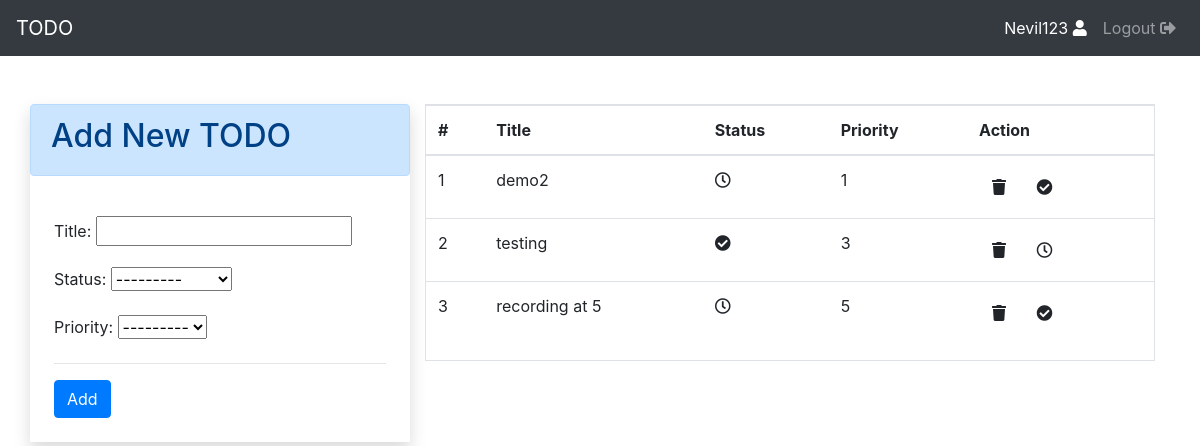
The page / (signed in) on the database its author committed.
### app/models.py (models this page shows, shortened)
class TODO(models.Model):
    status_choices = [
    ('C', 'COMPLETED'),
    ('P', 'PENDING'),
    ]
    priority_choices = [
    ('1', '1'),
    ('2', '2'),
    ('3', '3'),
    ('4', '4'),
    ('5', '5'),
    ('6', '6'),
    ('7', '7'),
    ('8', '8'),
    ('9', '9'),
    ('10', '10'),
    ]
    title = models.CharField(max_length=50)
    status = models.CharField(max_length=2 , choices=status_choices)
    user = models.ForeignKey(User , on_delete = models.CASCADE)
    date = models.DateTimeField(auto_now_add=True)
    priority = models.CharField(max_length=2 , choices=priority_choices)

### app/views.py (the view)
# urls.py: path('' , home , name='home'),
@login_required(login_url='login')
def home(request):
    if request.user.is_authenticated:
        user = request.user
        form = TODOForm()
        todos = TODO.objects.filter(user=user).order_by('priority')
        return render(request , 'index.html' , context = {'form':form , 'todos':todos})

### app/forms.py
class TODOForm(ModelForm):
    class Meta:
        model = TODO
        fields = ['title' , 'status' , 'priority']

### app/templates/index.html (shortened to what this page needs)
{% extends 'base.html' %}
{% block content %}
<div>
    <div class="container pt-4">
        <div class="row p-0 mt-4">
            <div class="col-lg-4 mx-auto shadow p-0 ">
                <div class="alert alert-primary">
                    <h2>Add New TODO</h2>
                </div>
                <div class="p-4">
                    <form method="POST" action="/add-todo">
                        {{form.as_p}}
                        <hr>
                        <input class="btn btn-primary" type="submit" value="Add">
                    </form>
                </div>
            </div>
            <div class="col">
                <div class="border">
                    {% if todos|length == 0 %}
                    <br><br>
                    <div class="p-4">
                        <div class="alert alert-primary text-center">
                            <p class="display-4">No Todos</p>
                        </div>
                    </div>
                    <br><br>
                    {% else %}
                    <div>
                        <table class="table">
                            <thead>
                                <tr>
                                    <th>#</th>
                                    <th>Title</th>
                                    <th>Status</th>
                                    <th>Priority</th>
                                    <th>Action</th>
                                </tr>
                            </thead>
                            <tbody>
                                {% for todo in todos %}
                                <tr>
                                    <td>{{forloop.counter}}</td>
                                    <td>{{todo.title}}</td>
                                    <td>
                                        {% if todo.status == "C" %}
                                        <i class="fas fa-check-circle"></i>
                                        {% else %}
                                        <i class="far fa-clock"></i>
                                        {% endif %}
                                    </td>
                                    <td>{{todo.priority}}</td>
                                    <td>
                                        <a href="/delete-todo/{{todo.id}}" title="Delete" class="btn"><i
                                                class="fas fa-trash"></i>
                                        </a>
                                        {% if todo.status == "C" %}
                                        <a href="/change-status/{{todo.id}}/P" title="Mark Pending" class="btn"><i
                                                class="far fa-clock"></i>
                                        </a>
                                        {% else %}
                                        <a href="/change-status/{{todo.id}}/C" title="Mark Completed" class="btn"><i
                                                class="fas fa-check-circle"></i>
                                        </a>
                                        {% endif %}
                                    </td>
                                </tr>
                                {% endfor %}
                            </tbody>
                        </table>
                    </div>
                    {% endif %}
                </div>
            </div>
        </div>
    </div>
</div>
</div>
{% endblock %}

### app/templates/base.html (shortened to what this page needs)
<!doctype html>
<html lang="en">
  <head>
    <link rel="stylesheet" href="https://pro.fontawesome.com/releases/v5.10.0/css/all.css"/>
    <link rel="stylesheet" href="https://cdn.jsdelivr.net/npm/bootstrap@4.5.3/dist/css/bootstrap.min.css">
  </head>
  <body>
      <nav class="navbar navbar-expand-sm navbar-dark bg-dark">
          <a class="navbar-brand" href="/">TODO</a>
          <div class="collapse navbar-collapse" id="collapsibleNavId">
              <ul class="navbar-nav ml-auto">
                    {%  if request.user.is_authenticated %}
                    <li class="nav-item active">
                        <a class="nav-link" href="">{{user}} <i class="fas fa-user"></i></a>
                    </li>
                    <li class="nav-item">
                        <a class="nav-link" href="/logout">Logout <i class="fas fa-sign-out-alt"></i></a>
                    </li>
                  {% endif %}
              </ul>
          </div>
      </nav>
        <div>
            {% block content %}
            {% endblock %}
  </body>
</html>

### rows shown on the page
TODO: title "demo2", status "P" (drawn), priority "1"
TODO: title "testing", status "C" (drawn), priority "3"
TODO: title "recording at 5", status "P" (drawn), priority "5"

### other values the page prints
{{ user }} "Nevil123"
